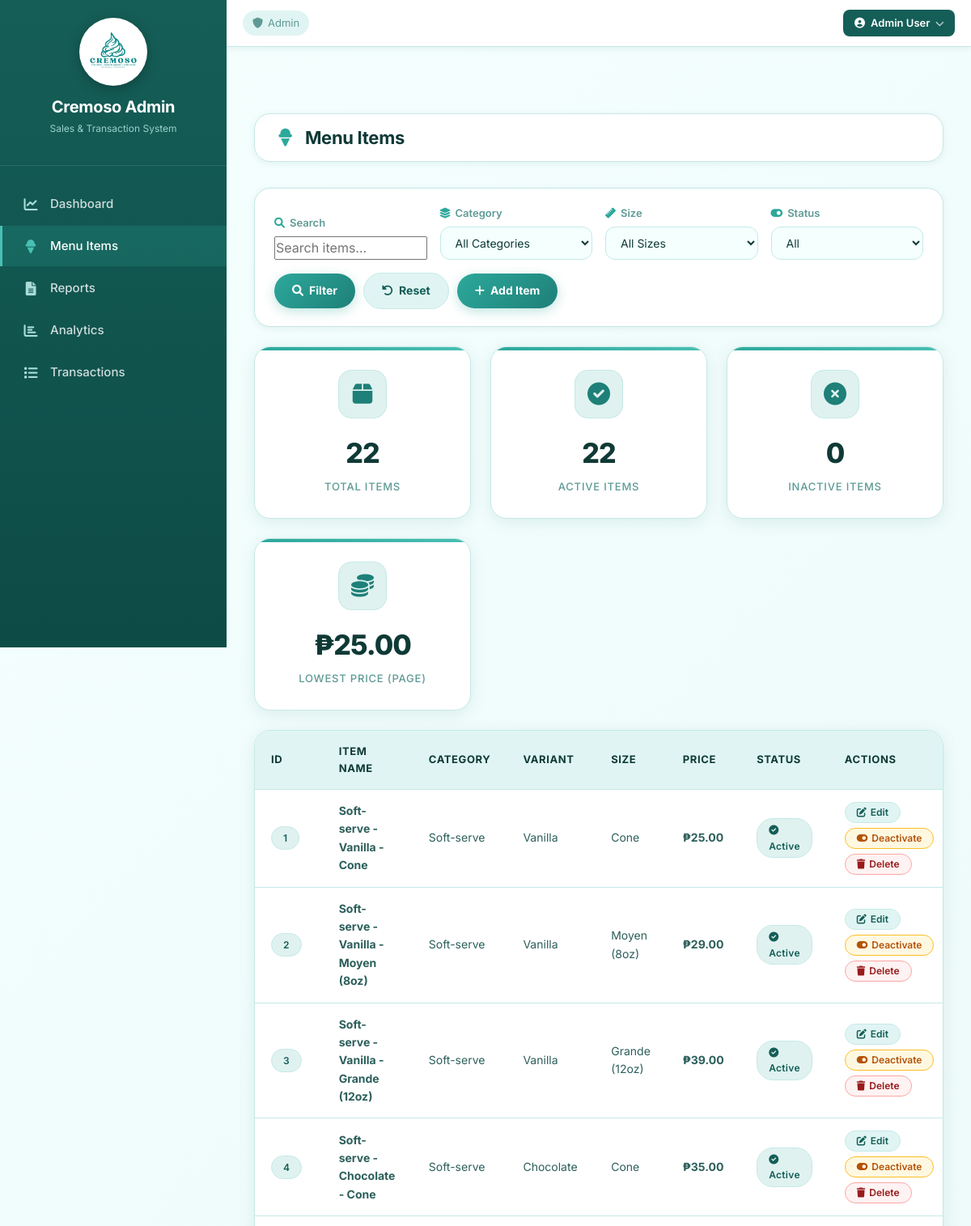
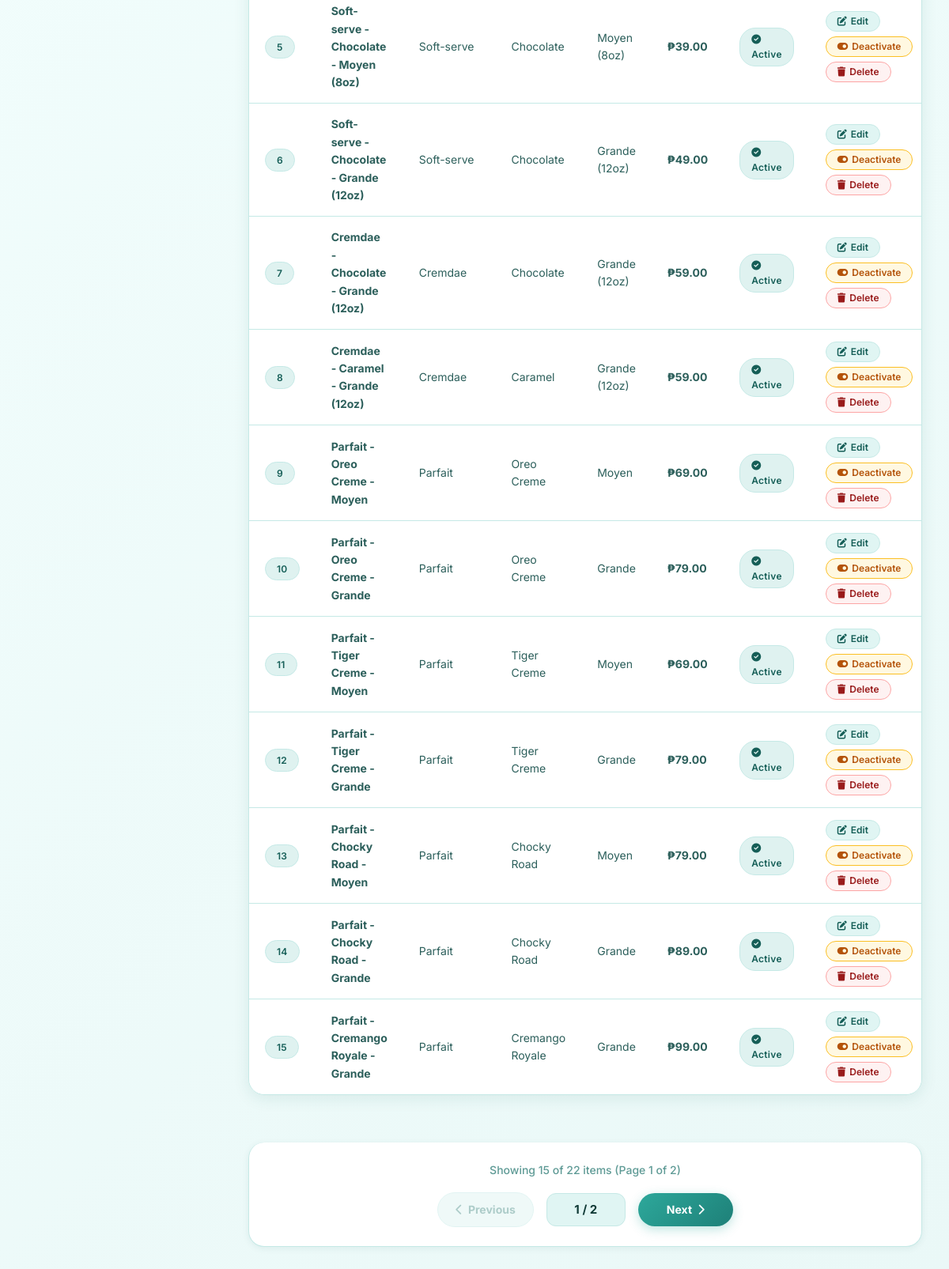
The page /admin/items.php (signed in) on the database its author committed (2 pictures, top to bottom).
### tables this page shows
CREATE TABLE IF NOT EXISTS items (
    item_id INT PRIMARY KEY AUTO_INCREMENT,
    item_name VARCHAR(200) NOT NULL COMMENT 'Full item name with flavor/variant',
    category VARCHAR(100) NOT NULL COMMENT 'Soft-serve, Cremdae, Parfait, Frozen Yogurt, Float, Yogurt',
    base_item VARCHAR(100) NOT NULL COMMENT 'Base item type',
    variant VARCHAR(100) NULL COMMENT 'Flavor or variant name',
    size VARCHAR(50) NOT NULL COMMENT 'Cone, Moyen, Grande, 16oz, etc.',
    price DECIMAL(10,2) NOT NULL,
    description TEXT NULL,
    display_order INT DEFAULT 0,
    is_active BOOLEAN DEFAULT TRUE,
    created_at TIMESTAMP DEFAULT CURRENT_TIMESTAMP,
    INDEX idx_category (category),
    INDEX idx_base_item (base_item)
);

### admin/items.php (the view, shortened to what this page needs)
<?php
require_once __DIR__ . '/../includes/auth.php';
$filter_category = $_GET['category'] ?? '';
$filter_size = $_GET['size'] ?? '';
$filter_status = $_GET['status'] ?? '';
$search = $_GET['search'] ?? '';
$page = isset($_GET['page']) ? max(1, (int)$_GET['page']) : 1;
$perPage = 15;
$offset = ($page - 1) * $perPage;
$whereClause = "WHERE 1=1";
$params = [];
$countSql = "SELECT COUNT(*) FROM items {$whereClause}";
$countStmt = $pdo->prepare($countSql);
$countStmt->execute($params);
$totalRecords = $countStmt->fetchColumn();
$totalPages = ceil($totalRecords / $perPage);
$sql = "SELECT * FROM items
        {$whereClause}
        ORDER BY display_order ASC, item_id DESC
        LIMIT :limit OFFSET :offset";
$stmt = $pdo->prepare($sql);
$stmt->bindValue(':limit', $perPage, PDO::PARAM_INT);
$stmt->bindValue(':offset', $offset, PDO::PARAM_INT);
$stmt->execute();
$items = $stmt->fetchAll();
$edit_item = null;
?>
<?php include __DIR__ . '/../includes/header.php'; ?>
<?php include __DIR__ . '/../includes/sidebar_admin.php'; ?>
<?php include __DIR__ . '/../includes/topnav_admin.php'; ?>
<div class="main-content">
    <div class="page-header">
        <h1><i class="fas fa-ice-cream"></i> Menu Items</h1>
    </div>
    <div class="filter-card">
        <form method="GET" class="filter-form">
            <div class="filter-group">
                <label><i class="fas fa-search"></i> Search</label>
                <input type="text" name="search" value="<?= htmlspecialchars($search) ?>" placeholder="Search items...">
            </div>
            <div class="filter-group">
                <label><i class="fas fa-layer-group"></i> Category</label>
                <select name="category">
                    <option value="">All Categories</option>
                </select>
            </div>
            <div class="filter-group">
                <label><i class="fas fa-ruler"></i> Size</label>
                <select name="size">
                    <option value="">All Sizes</option>
                </select>
            </div>
            <div class="filter-group">
                <label><i class="fas fa-toggle-on"></i> Status</label>
                <select name="status">
                    <option value="">All</option>
                </select>
            </div>
            <div class="filter-actions">
                <button type="submit" class="btn-primary"><i class="fas fa-search"></i> Filter</button>
                <a href="items.php" class="btn-secondary"><i class="fas fa-rotate-left"></i> Reset</a>
                <?php if (!$edit_item): ?>
                <button type="button" class="btn-primary" onclick="document.getElementById('addModal').style.display='flex'">
                    <i class="fas fa-plus"></i> Add Item
                </button>
                <?php else: ?>
                <a href="items.php" class="btn-secondary"><i class="fas fa-times"></i> Cancel Edit</a>
                <?php endif; ?>
            </div>
        </form>
    </div>
    <div class="stats-grid" style="margin-bottom: 24px;">
        <div class="stat-card">
            <div class="stat-icon"><i class="fas fa-box"></i></div>
            <div class="stat-value"><?= number_format($totalRecords) ?></div>
            <div class="stat-label">Total Items</div>
        </div>
        <div class="stat-card">
            <div class="stat-icon"><i class="fas fa-check-circle"></i></div>
            <div class="stat-value"><?= $pdo->query("SELECT COUNT(*) FROM items WHERE is_active = 1")->fetchColumn() ?></div>
            <div class="stat-label">Active Items</div>
        </div>
        <div class="stat-card">
            <div class="stat-icon"><i class="fas fa-times-circle"></i></div>
            <div class="stat-value"><?= $pdo->query("SELECT COUNT(*) FROM items WHERE is_active = 0")->fetchColumn() ?></div>
            <div class="stat-label">Inactive Items</div>
        </div>
        <div class="stat-card">
            <div class="stat-icon"><i class="fas fa-coins"></i></div>
            <div class="stat-value">₱<?= number_format($items ? min(array_column($items, 'price')) : 0, 2) ?></div>
            <div class="stat-label">Lowest Price (Page)</div>
        </div>
    </div>
    <div class="data-table">
        <table>
            <thead>
                <tr>
                    <th>ID</th>
                    <th>Item Name</th>
                    <th>Category</th>
                    <th>Variant</th>
                    <th>Size</th>
                    <th>Price</th>
                    <th>Status</th>
                    <th>Actions</th>
                </tr>
            </thead>
            <tbody>
                <?php foreach ($items as $item): ?>
                <tr>
                    <td><span class="status-badge status-active"><?= $item['item_id'] ?></span></td>
                    <td><strong><?= htmlspecialchars($item['item_name']) ?></strong></td>
                    <td><?= htmlspecialchars($item['category']) ?></td>
                    <td><?= htmlspecialchars($item['variant'] ?? '-') ?></td>
                    <td><?= htmlspecialchars($item['size']) ?></td>
                    <td class="item-price">₱<?= number_format($item['price'], 2) ?></td>
                    <td>
                        <?php if ($item['is_active']): ?>
                        <span class="status-badge status-active"><i class="fas fa-check-circle"></i> Active</span>
                        <?php else: ?>
                        <span class="status-badge status-inactive"><i class="fas fa-times-circle"></i> Inactive</span>
                        <?php endif; ?>
                    </td>
                    <td>
                        <div class="action-btns">
                            <a href="?edit=<?= $item['item_id'] ?>" class="btn-action btn-edit" title="Edit">
                                <i class="fas fa-edit"></i> <span>Edit</span>
                            </a>
                            <form method="POST" style="display: inline;">
                                <button type="submit" class="btn-action btn-toggle" title="<?= $item['is_active'] ? 'Deactivate' : 'Activate' ?>">
                                    <i class="fas fa-<?= $item['is_active'] ? 'toggle-on' : 'toggle-off' ?>"></i> <span><?= $item['is_active'] ? 'Deactivate' : 'Activate' ?></span>
                                </button>
                            </form>
                            <form method="POST" style="display: inline;" onsubmit="return confirm('Are you sure you want to delete this item?');">
                                <button type="submit" class="btn-action btn-delete" title="Delete">
                                    <i class="fas fa-trash"></i> <span>Delete</span>
                                </button>
                            </form>
                        </div>
                    </td>
                </tr>
                <?php endforeach; ?>
            </tbody>
        </table>
    </div>
    <?php if ($totalPages > 1): ?>
    <div class="pagination-container" style="margin-top: 40px;">
        <div class="pagination-info">
            Showing <?= count($items) ?> of <?= number_format($totalRecords) ?> items (Page <?= $page ?> of <?= $totalPages ?>)
        </div>
        <div class="pagination-buttons">
            <?php
            $queryString = http_build_query(array_filter([
                'category' => $filter_category,
                'size' => $filter_size,
                'status' => $filter_status,
                'search' => $search
            ]));
            $separator = $queryString ? '&' : '';
            ?>
            <?php if ($page > 1): ?>
                <a href="?page=<?= $page - 1 ?><?= $separator ? $separator . $queryString : '' ?>" class="btn-secondary">
                    <i class="fas fa-chevron-left"></i> Previous
                </a>
            <?php else: ?>
                <span class="btn-disabled" style="opacity: 0.5; cursor: not-allowed;">
                    <i class="fas fa-chevron-left"></i> Previous
                </span>
            <?php endif; ?>
            <span class="page-indicator"><?= $page ?> / <?= $totalPages ?></span>
            <?php if ($page < $totalPages): ?>
                <a href="?page=<?= $page + 1 ?><?= $separator ? $separator . $queryString : '' ?>" class="btn-primary">
                    Next <i class="fas fa-chevron-right"></i>
                </a>
            <?php else: ?>
                <span class="btn-disabled" style="opacity: 0.5; cursor: not-allowed;">
                    Next <i class="fas fa-chevron-right"></i>
                </span>
            <?php endif; ?>
        </div>
    </div>
    <?php endif; ?>
</div>
<?php include __DIR__ . '/../includes/footer.php'; ?>

### rows shown on the page
items: item_id "1", item_name "Soft-serve - Vanilla - Cone", category "Soft-serve", variant "Vanilla", size "Cone", price "25.00", is_active 1 (drawn)
items: item_id "2", item_name "Soft-serve - Vanilla - Moyen (8oz)", category "Soft-serve", variant "Vanilla", size "Moyen (8oz)", price "29.00", is_active 1 (drawn)
items: item_id "3", item_name "Soft-serve - Vanilla - Grande (12oz)", category "Soft-serve", variant "Vanilla", size "Grande (12oz)", price "39.00", is_active 1 (drawn)
items: item_id "4", item_name "Soft-serve - Chocolate - Cone", category "Soft-serve", variant "Chocolate", size "Cone", price "35.00", is_active 1 (drawn)
items: item_id "5", item_name "Soft-serve - Chocolate - Moyen (8oz)", category "Soft-serve", variant "Chocolate", size "Moyen (8oz)", price "39.00", is_active 1 (drawn)
items: item_id "6", item_name "Soft-serve - Chocolate - Grande (12oz)", category "Soft-serve", variant "Chocolate", size "Grande (12oz)", price "49.00", is_active 1 (drawn)
items: item_id "7", item_name "Cremdae - Chocolate - Grande (12oz)", category "Cremdae", variant "Chocolate", size "Grande (12oz)", price "59.00", is_active 1 (drawn)
items: item_id "8", item_name "Cremdae - Caramel - Grande (12oz)", category "Cremdae", variant "Caramel", size "Grande (12oz)", price "59.00", is_active 1 (drawn)
items: item_id "9", item_name "Parfait - Oreo Creme - Moyen", category "Parfait", variant "Oreo Creme", size "Moyen", price "69.00", is_active 1 (drawn)
items: item_id "10", item_name "Parfait - Oreo Creme - Grande", category "Parfait", variant "Oreo Creme", size "Grande", price "79.00", is_active 1 (drawn)
items: item_id "11", item_name "Parfait - Tiger Creme - Moyen", category "Parfait", variant "Tiger Creme", size "Moyen", price "69.00", is_active 1 (drawn)
items: item_id "12", item_name "Parfait - Tiger Creme - Grande", category "Parfait", variant "Tiger Creme", size "Grande", price "79.00", is_active 1 (drawn)
items: item_id "13", item_name "Parfait - Chocky Road - Moyen", category "Parfait", variant "Chocky Road", size "Moyen", price "79.00", is_active 1 (drawn)
items: item_id "14", item_name "Parfait - Chocky Road - Grande", category "Parfait", variant "Chocky Road", size "Grande", price "89.00", is_active 1 (drawn)
items: item_id "15", item_name "Parfait - Cremango Royale - Grande", category "Parfait", variant "Cremango Royale", size "Grande", price "99.00", is_active 1 (drawn)

### other values the page prints
$_SESSION['fullname'] "Admin User"
$totalRecords "22"
$items ? min(array_column($items, 'price')) : 0 "25.00"
count($items) "15"
$page "1"
$totalPages "2"
